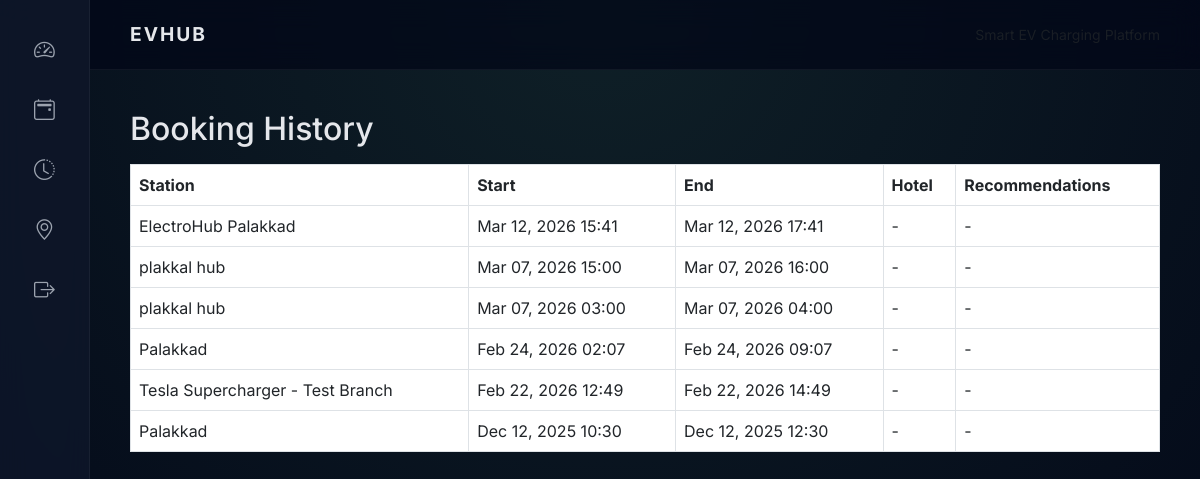
Screenshot of /history/ (signed in) with the database file from the repository.
### core/models.py (models this page shows, shortened)
class Reservation(models.Model):
    user = models.ForeignKey('core.CustomUser', on_delete=models.CASCADE, related_name='reservations')
    station = models.ForeignKey(ChargingStation, on_delete=models.CASCADE, related_name='reservations')
    start_time = models.DateTimeField()
    end_time = models.DateTimeField()
    booked_hotel = models.CharField(max_length=255, blank=True, null=True)
    recommendations = models.JSONField(blank=True, null=True)
    created_at = models.DateTimeField(auto_now_add=True)
    emergency_contact_requested = models.BooleanField(default=False)

class ChargingStation(models.Model):
    name = models.CharField(max_length=150)
    location = models.CharField(max_length=255)
    latitude = models.DecimalField(max_digits=9, decimal_places=6, null=True, blank=True)
    longitude = models.DecimalField(max_digits=9, decimal_places=6, null=True, blank=True)
    total_ports = models.PositiveIntegerField(default=1)
    ultra_fast = models.BooleanField(default=False)
    powered_by_renewables = models.BooleanField(default=False)
    created_at = models.DateTimeField(auto_now_add=True)

### core/views.py (the view, shortened to what this page needs)
# urls.py: path('history/', views.history, name='history'),
@login_required
def history(request):
    history = Reservation.objects.filter(user=request.user).order_by('-start_time')
    base_dir = os.path.dirname(os.path.abspath(__file__))
    poi_file_path = os.path.join(base_dir, "kerala_poi_recommendations.csv")
    for r in history:
        recs = r.recommendations if r.recommendations else []
        is_empty_or_diagnostic = (
            not recs or
            (recs and len(recs) == 1 and recs[0].get('category') == 'Diagnostic')
        )
        if is_empty_or_diagnostic:
            station = r.station
        r.recommendations = recs
    return render(request, 'core/history.html', {'history': history})

### core/templates/core/history.html (shortened to what this page needs)
{% extends 'core/base.html' %}
{% block content %}
<h2>Booking History</h2>
<table class="table table-bordered mt-3">
  <thead>
    <tr>
      <th>Station</th>
      <th>Start</th>
      <th>End</th>
  <th>Hotel</th>
  <th>Recommendations</th>
    </tr>
  </thead>
  <tbody>
    {% for r in history %}
    <tr>
      <td>{{ r.station.name }}</td>
      <td>{{ r.start_time|date:"M d, Y H:i" }}</td>
      <td>{{ r.end_time|date:"M d, Y H:i" }}</td>
      <td>{{ r.booked_hotel|default:"-" }}</td>
      <td>
        {% if r.recommendations and r.recommendations|length > 0 %}
          <ul>
            {% for rec in r.recommendations %}
              <li><strong>{{ rec.poi_name }}</strong> — {{ rec.category }} ({{ rec.distance_km|floatformat:1 }} km)</li>
            {% endfor %}
          </ul>poi_name
        {% else %}
          <span>-</span>
        {% endif %}
      </td>
    </tr>
    {% empty %}
    <tr><td colspan="4">No previous bookings found.</td></tr>
    {% endfor %}
  </tbody>
</table>
{% endblock %}

### core/templates/core/base.html (shortened to what this page needs)
<!DOCTYPE html>
<html lang="en">
<head>
    <link href="https://cdn.jsdelivr.net/npm/bootstrap@5.3.0/dist/css/bootstrap.min.css" rel="stylesheet">
    <link href="https://cdn.jsdelivr.net/npm/bootstrap-icons/font/bootstrap-icons.css" rel="stylesheet">
</head>
<body>
<div class="sidebar">
    <a href="{% url 'dashboard' %}" title="Dashboard"><i class="bi bi-speedometer2"></i></a>
    <a href="{% url 'slots' %}" title="Slots"><i class="bi bi-calendar2-event"></i></a>
    <a href="{% url 'history' %}" title="History"><i class="bi bi-clock-history"></i></a>
    <a href="{% url 'poi_recommendations' %}" title="Map"><i class="bi bi-geo-alt"></i></a>
    <a href="{% url 'logout' %}" title="Logout"><i class="bi bi-box-arrow-right"></i></a>
</div>
<div class="main">
    <div class="topbar">
        <div class="brand">EVHUB</div>
        <div class="text-muted small">Smart EV Charging Platform</div>
    </div>
    <div class="content">
        {% block content %}{% endblock %}
    </div>
</div>
</body>
</html>

### core/templates/core/base.html (style rules this page uses)
body { font-family: 'Inter', sans-serif; background: radial-gradient(circle at top, #0f2027, #020617); color: #e5e7eb; min-height: 100vh; overflow-x: hidden; }
.sidebar { width: 90px; background: rgba(15, 23, 42, 0.85); backdrop-filter: blur(14px); position: fixed; top: 0; bottom: 0; padding-top: 20px; border-right: 1px solid rgba(255,255,255,0.05); }
.sidebar a { display: flex; justify-content: center; align-items: center; height: 60px; color: #9ca3af; font-size: 1.3rem; transition: all 0.3s ease; }
.main { margin-left: 90px; }
.topbar { height: 70px; display: flex; align-items: center; justify-content: space-between; padding: 0 40px; background: rgba(2,6,23,0.7); backdrop-filter: blur(14px); border-bottom: 1px solid rgba(255,255,255,0.05); }
.brand { font-weight: 700; letter-spacing: 2px; font-size: 1.2rem; }
.content { padding: 40px; }

### rows the page displays
Reservation: station.name "ElectroHub Palakkad", start_time "Mar 12, 2026 15:41", end_time "Mar 12, 2026 17:41", booked_hotel "-"
Reservation: station.name "plakkal hub", start_time "Mar 07, 2026 15:00", end_time "Mar 07, 2026 16:00", booked_hotel "-"
Reservation: station.name "plakkal hub", start_time "Mar 07, 2026 03:00", end_time "Mar 07, 2026 04:00", booked_hotel "-"
Reservation: station.name "Palakkad", start_time "Feb 24, 2026 02:07", end_time "Feb 24, 2026 09:07", booked_hotel "-"
Reservation: station.name "Tesla Supercharger - Test Branch", start_time "Feb 22, 2026 12:49", end_time "Feb 22, 2026 14:49", booked_hotel "-"
Reservation: station.name "Palakkad", start_time "Dec 12, 2025 10:30", end_time "Dec 12, 2025 12:30", booked_hotel "-"
